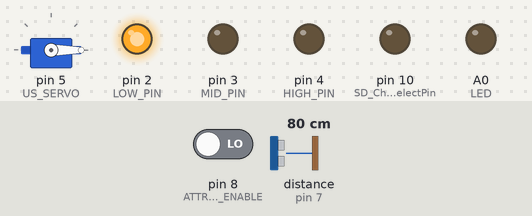
Bench run of a sketch on a simulated Teensy 3. Parts: servo, output pins drawn as LEDs (lit = HIGH). Inputs (shaded band) come from the test bench; at power-on: distance to the obstacle (sensor on pin 7) 80 cm, pin 8 (ATTRACTOR_ENABLE) LOW. The echo pulse lasts 58.3 µs per cm; storage starts empty; the audio player accepts every command and is not drawn; what the sketch prints to the serial monitor is not drawn.

Above: at 1.2 s.
1.3 s: distance to the obstacle (sensor on pin 7) set to 65 cm
3.0 s: distance to the obstacle (sensor on pin 7) set to 57 cm
4.5 s: pin 8 (ATTRACTOR_ENABLE) driven HIGH
At 4.8 s:
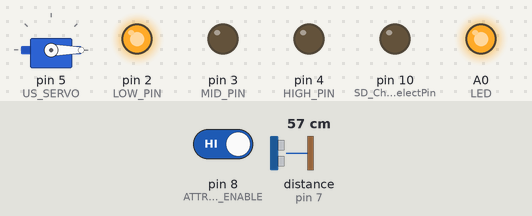
7.8 s: distance to the obstacle (sensor on pin 7) set to 41 cm
11.0 s: distance to the obstacle (sensor on pin 7) set to 34 cm
14.0 s: distance to the obstacle (sensor on pin 7) set to 51 cm
17.0 s: distance to the obstacle (sensor on pin 7) set to 56 cm
Timing chart, 0 to 21.0 s (numbered marks = the images above; inputs shaded):
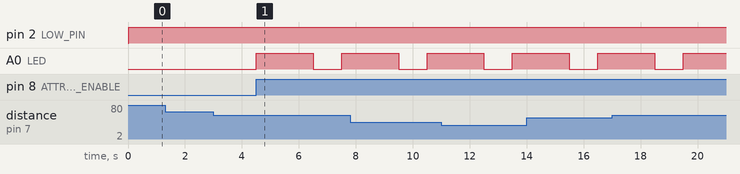

Measured:
- after the input at 4.5 s, A0 (LED): LOW → HIGH at once, → LOW 2.0 s later, → HIGH 1.0 s later

The sketch:

Final.ino
```cpp
//libraries
#include <Servo.h>
#include "NewPing.h"

#include "Pins.h"


enum MOTOR_STATE {
  OFF,
  ON,
  REV
};

enum FISH_CONCENTRATION {
  LOWW,
  HIGHH,
  MEDIUM
};

typedef int Pin;
typedef MOTOR_STATE State;
typedef int cm;
typedef FISH_CONCENTRATION Concentration;

Servo usMotor;
NewPing ultrasonic(US_TRIG, US_ECHO, US_MAX_DIST);

int pins[] {LOW_PIN, MID_PIN, HIGH_PIN};
int clicks {0}; //Fish Count
int servo_degrees[US_STEPS];
cm distances[US_STEPS];

/*//SD/sine wave variables/defines//*/
#include <SD.h>                           //include SD module library
#include <TMRpcm.h>                       //include speaker control library
#define SD_ChipSelectPin 10                //define CS pin

TMRpcm tmrpcm;
char file[] {"music.wav"};
/*////*/


void controlMotor(State state, Pin pos_pin, Pin neg_pin) {
  if (state == MOTOR_STATE::OFF) {
    digitalWrite(pos_pin, LOW);
    digitalWrite(neg_pin, LOW);
  } else if (state == MOTOR_STATE::ON) {
    digitalWrite(pos_pin, HIGH);
    digitalWrite(neg_pin, LOW);
  } else if (state == MOTOR_STATE::REV) {
    digitalWrite(pos_pin, LOW);
    digitalWrite(neg_pin, HIGH);
  }
}

void oscillator(bool play) {
  if (!play) {
    tmrpcm.stopPlayback();
    return;
  Serial.println("Enabled");
  }
  if (!tmrpcm.isPlaying()) {
    tmrpcm.play(file);
  }
}

void ledFlasher(bool play) {
  static unsigned long millis_last_flash;
  if (!play) {
    digitalWrite(LED, LOW);
    return;
  }

  if(millis() - millis_last_flash < 3000) {
    return;
  }

  millis_last_flash = millis();
  Serial.println("LED");
  digitalWrite(LED, HIGH);
  delay(2000);   //make this "asynchronous"
  digitalWrite(LED, LOW);
}

void ultrasonicSensor() {
  static int previous_distance_cm {0};
  static int loops {0};
  static bool may_dumaan {true};  //setting this initially to true prevents an automatic fishy count on first ping (from the initial 0 to whatever value)
  static unsigned long millis_last_ping {0};

  if (millis() - millis_last_ping < 50) {                     // Wait 50ms between pings (about 20 pings/sec). 29ms should be the shortest delay between pings.
    return;
  }

  if (millis() - millis_last_ping < US_DELAY) {
    return;
  }

  millis_last_ping = millis();
  int distance_cm {ultrasonic.ping_cm()};
  if (distance_cm < 15) {   //Underwater Ultrasonic sensor has a blind spot of 20cm, so any reading below that would be invalid
    Serial.println("Got less than 15");
    return;
  }

  if ((abs(distance_cm - previous_distance_cm) > 20)) {
    if (may_dumaan) {
      may_dumaan = false;
    } else {
      clicks++;
      may_dumaan = true;

      Serial.print("Fishy counter: ");
      Serial.println(clicks);
      Serial.print("Loops: ");
      Serial.println(loops);
      Serial.println();
    }
  }
  previous_distance_cm = distance_cm;
  Serial.print("Ping: ");
  Serial.print(distance_cm); // Send ping, get distance in cm and print result (0 = outside set distance range)
  Serial.println("cm");

  loops++;
}
void sendFishConcentration() {
  Concentration concentration {fishConcentration()};

  Pin active {LOW_PIN};
  switch (concentration) {
    case FISH_CONCENTRATION::LOWW : {active = LOW_PIN; break;}
    case FISH_CONCENTRATION::MEDIUM : {active = MID_PIN; break;}
    case FISH_CONCENTRATION::HIGHH : {active = HIGH_PIN; break;}
    default: {active = LOW_PIN;}
  }

  for (Pin pin : pins) {
    digitalWrite(pin, pin==active);
  }
}


Concentration fishConcentration() {
  if (clicks >= 15) {
    return FISH_CONCENTRATION::HIGHH;
  } else if (clicks >= 5) {
    return FISH_CONCENTRATION::MEDIUM;
  } else if (clicks >= 2) {
    return FISH_CONCENTRATION::LOWW;
  }
}

void setup() {
  int out_pins[] {US_SERVO, LOW_PIN, MID_PIN, HIGH_PIN, US_TRIG, LED};
  for (int i=0; i<sizeof(out_pins)/sizeof(int); ++i) {
    pinMode(out_pins[i], OUTPUT);
  }

  int in_pins[] {US_ECHO, ATTRACTOR_ENABLE};
  for (int i=0; i<sizeof(in_pins)/sizeof(int); ++i) {
    pinMode(in_pins[i], INPUT);
  }

  randomSeed(analogRead(0));
  usMotor.attach(US_SERVO);
  usMotor.write(0);
  int i = 0;
  for (int deg=0; deg <= 180; deg += 180 / (US_STEPS - 1)) {
    servo_degrees[i] = deg;
    i++;
  }
  servo_degrees[US_STEPS - 1] -= 2;

  Serial.begin(9600);
  while (!Serial);
  Serial.println("Config: ");
  Serial.print("Ultrasonic delay: ");
  Serial.println(US_DELAY);
  Serial.print("Servo degrees: ");
  for (int i=0; i < US_STEPS; ++i) {
    Serial.print(servo_degrees[i]);
    Serial.print(" ");
  }
  Serial.println();
  Serial.print("Int size: ");
  Serial.println(sizeof(int));
  Serial.print("Long size: ");
  Serial.println(sizeof(long));
  Serial.print("Long long size: ");
  Serial.println(sizeof(long long));

  /*//SD/sine wave setup//*/
  pinMode(SD_ChipSelectPin, OUTPUT);
  digitalWrite(SD_ChipSelectPin, LOW);
  while (!Serial);
  tmrpcm.speakerPin = 9;                  //define speaker pin.
                                          //you must use pin 9 of the Arduino Uno and Nano
                                          //the library is using this pin
  Serial.println("Reading SD");
  if (!SD.begin(SD_ChipSelectPin)) {      //see if the card is present and can be initialized
    Serial.print("SD failed.");
    return;
  }
  Serial.println("SD");

  tmrpcm.setVolume(5);                    //0 to 7. Set volume level
  tmrpcm.play(file);
  tmrpcm.stopPlayback();
  /*////*/
}

void loop() {
  ultrasonicSensor();
  sendFishConcentration();
  oscillator(digitalRead(ATTRACTOR_ENABLE));
  ledFlasher(digitalRead(ATTRACTOR_ENABLE));
  ledFlasher(digitalRead(ATTRACTOR_ENABLE));
  Serial.print("Attractor:");
  Serial.println(digitalRead(ATTRACTOR_ENABLE));
}
```

Pins.h
```cpp
//Motor pins
//#define MOBILITY_MOTOR_POS 7
//#define MOBILITY_MOTOR_NEG 8
#define US_SERVO 5

//Fish Concentration pins
#define LOW_PIN 2
#define MID_PIN 3
#define HIGH_PIN 4

//Ultrasonic sensor pins
#define US_TRIG 6
#define US_ECHO 7

//attractor pins
//#define OSCILLATOR 0
#define LED 14

//control pins
#define ATTRACTOR_ENABLE 8

//config
//#define OSCILLATOR_DUTY_CYCLE 500
//#define MIN_FREQ 200
//define MAX_FREQ 2000
#define US_STEPS 19
#define US_MAX_DIST 400
#define US_DELAY 600/*60000 / US_STEPS*/
#define AQUARIUM_BOTTOM_DIST 100
#define AQUARIUM_SIDE_DIST 50
```
